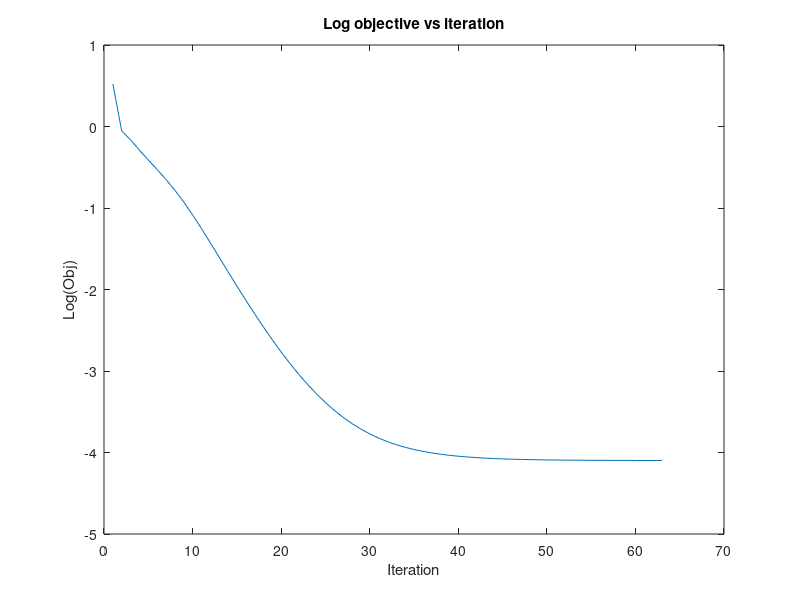
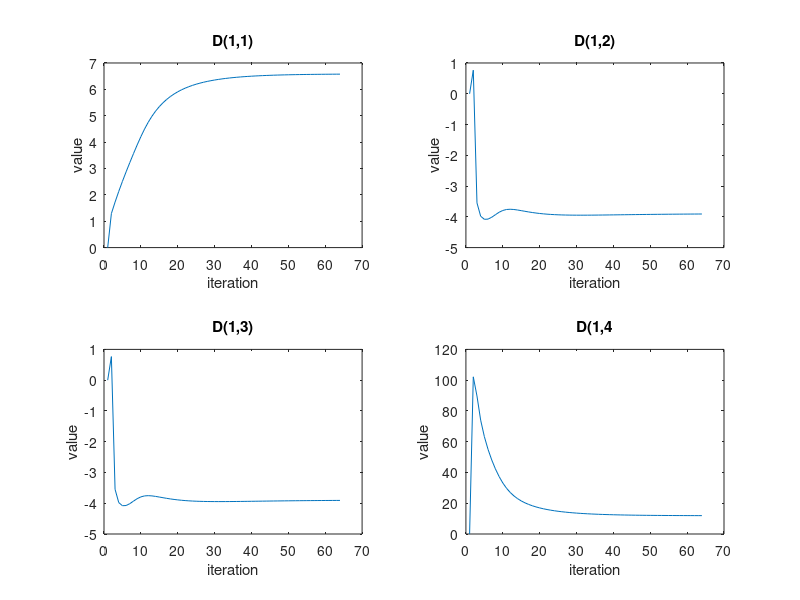

These figures' MATLAB source, in order:
%% Que3

close all;
clear;
clc;

%%
S0 = 1;
b = 0.1;
g = [1,0;0.866,0.5;0.5,0.866;0,1;-0.5,0.866;-0.866,0.5]';
Sg = [0.5045-0.0217i;0.6874+0.0171i;0.3632+0.1789i;0.3483+0.1385i;0.2606-0.0675i;0.2407+0.1517i]'; 

f = g.*g;
x_s = f(1,:);
y_s = f(2,:);
x_y  = g(1,:).*g(2,:);
rng(2);
iter = 1;
max_iter = 100;
L = [rand(1),0;rand(1),rand(1)];
B = [L(1);L(2);L(4)];
J = zeros(6,3);
step = 0.1;
lambda = 0.05;
change = 1;
D_val = zeros(4,100);
objective = zeros(100); 

while change > 1e-3
    
    e = exp(-0.1*diag(g'*(L*L')*g));
    r = abs(Sg)'-e;
    J(:,1) = 0.2*((x_s*B(1)+x_y*B(2)))'.*e;
    J(:,2) = 0.2*(x_y*B(1)+y_s*B(2))'.*e;
    J(:,3) = 0.2*(y_s*B(3))'.*e;
   
    obj = (r'*r);
    objective(iter) = obj; 
    Z = J'*J;
    B_new = B-step*((Z+lambda*diag(diag(Z)))\(J'*r));
    
    change = norm(B_new-B);
    B = B_new;
    B(1) = max(B(1),0);
    B(3) = max(B(3),0);
    L = [B(1),0;B(2),B(3)];
    iter = iter+1;
    
    D = L*L';        
    D_val(:,iter) = D(:);
    
    if iter >= max_iter
        break;
    end
end

error = abs(Sg)'-exp(-0.1*diag(g'*(L*L')*g));
mse = sum((error).^2);
D = L*L';
[V,E] = eig(D);

V_max = V(:,2);
ratio = E(2,2)/E(1,1);

figure();  
plot(1:iter,log(objective(1:iter)));
xlabel('Iteration');
ylabel('Log(Obj)');
title('Log objective vs iteration');

figure();

subplot(2,2,1);
plot(1:iter,D_val(1,1:iter));
xlabel('iteration');
ylabel('value');
title('D(1,1)');

subplot(2,2,2);
plot(1:iter,D_val(2,1:iter));
xlabel('iteration');
ylabel('value');
title('D(1,2)');

subplot(2,2,3);
plot(1:iter,D_val(3,1:iter));
xlabel('iteration');
ylabel('value');
title('D(1,3)');

subplot(2,2,4);
plot(1:iter,D_val(4,1:iter));
xlabel('iteration');
ylabel('value');
title('D(1,4');

disp('Mean Square Error is ');
disp(obj);

disp('Matrix D is');
disp(D);
disp('Direction of maximum Diffusion is');
disp(V_max);

disp('Ratio of diffusion in principal direction to orthogonal direction is = ');
disp(ratio);
